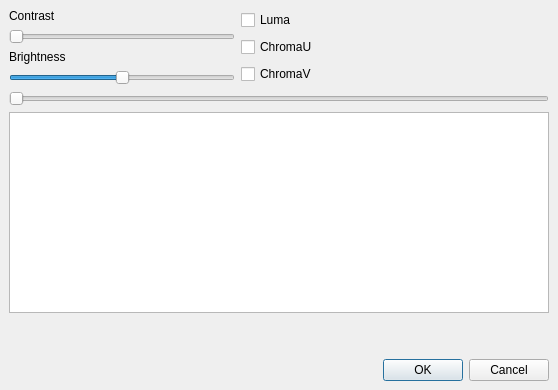
<?xml version="1.0" encoding="UTF-8"?>
<ui version="4.0">
 <class>contrastDialog</class>
 <widget class="QDialog" name="contrastDialog">
  <property name="geometry">
   <rect>
    <x>0</x>
    <y>0</y>
    <width>558</width>
    <height>390</height>
   </rect>
  </property>
  <property name="windowTitle">
   <string>Contrast</string>
  </property>
  <layout class="QGridLayout">
   <property name="leftMargin">
    <number>9</number>
   </property>
   <property name="topMargin">
    <number>9</number>
   </property>
   <property name="rightMargin">
    <number>9</number>
   </property>
   <property name="bottomMargin">
    <number>9</number>
   </property>
   <property name="spacing">
    <number>6</number>
   </property>
   <item row="4" column="2">
    <spacer>
     <property name="orientation">
      <enum>Qt::Vertical</enum>
     </property>
     <property name="sizeType">
      <enum>QSizePolicy::Ignored</enum>
     </property>
     <property name="sizeHint" stdset="0">
      <size>
       <width>20</width>
       <height>40</height>
      </size>
     </property>
    </spacer>
   </item>
   <item row="3" column="0" colspan="3">
    <widget class="QGraphicsView" name="graphicsView"/>
   </item>
   <item row="2" column="0" colspan="3">
    <widget class="QSlider" name="horizontalSlider">
     <property name="orientation">
      <enum>Qt::Horizontal</enum>
     </property>
    </widget>
   </item>
   <item row="5" column="0" colspan="3">
    <widget class="QDialogButtonBox" name="buttonBox">
     <property name="orientation">
      <enum>Qt::Horizontal</enum>
     </property>
     <property name="standardButtons">
      <set>QDialogButtonBox::Cancel|QDialogButtonBox::Ok</set>
     </property>
    </widget>
   </item>
   <item row="0" column="1">
    <layout class="QVBoxLayout">
     <property name="spacing">
      <number>6</number>
     </property>
     <property name="leftMargin">
      <number>0</number>
     </property>
     <property name="topMargin">
      <number>0</number>
     </property>
     <property name="rightMargin">
      <number>0</number>
     </property>
     <property name="bottomMargin">
      <number>0</number>
     </property>
     <item>
      <widget class="QCheckBox" name="checkBoxY">
       <property name="text">
        <string>Luma</string>
       </property>
      </widget>
     </item>
     <item>
      <widget class="QCheckBox" name="checkBoxU">
       <property name="text">
        <string>ChromaU</string>
       </property>
      </widget>
     </item>
     <item>
      <widget class="QCheckBox" name="checkBoxV">
       <property name="text">
        <string>ChromaV</string>
       </property>
      </widget>
     </item>
    </layout>
   </item>
   <item row="0" column="0">
    <layout class="QVBoxLayout">
     <property name="spacing">
      <number>6</number>
     </property>
     <property name="leftMargin">
      <number>0</number>
     </property>
     <property name="topMargin">
      <number>0</number>
     </property>
     <property name="rightMargin">
      <number>0</number>
     </property>
     <property name="bottomMargin">
      <number>0</number>
     </property>
     <item>
      <widget class="QLabel" name="label">
       <property name="text">
        <string>Contrast</string>
       </property>
      </widget>
     </item>
     <item>
      <widget class="QSlider" name="horizontalSliderContrast">
       <property name="minimum">
        <number>5</number>
       </property>
       <property name="maximum">
        <number>15</number>
       </property>
       <property name="orientation">
        <enum>Qt::Horizontal</enum>
       </property>
      </widget>
     </item>
     <item>
      <widget class="QLabel" name="label_2">
       <property name="text">
        <string>Brightness</string>
       </property>
      </widget>
     </item>
     <item>
      <widget class="QSlider" name="horizontalSliderBrightness">
       <property name="minimum">
        <number>-127</number>
       </property>
       <property name="maximum">
        <number>127</number>
       </property>
       <property name="orientation">
        <enum>Qt::Horizontal</enum>
       </property>
      </widget>
     </item>
    </layout>
   </item>
   <item row="0" column="2">
    <spacer>
     <property name="orientation">
      <enum>Qt::Horizontal</enum>
     </property>
     <property name="sizeHint" stdset="0">
      <size>
       <width>40</width>
       <height>20</height>
      </size>
     </property>
    </spacer>
   </item>
   <item row="1" column="0">
    <layout class="QHBoxLayout" name="toolboxLayout"/>
   </item>
  </layout>
 </widget>
 <resources/>
 <connections>
  <connection>
   <sender>buttonBox</sender>
   <signal>accepted()</signal>
   <receiver>contrastDialog</receiver>
   <slot>accept()</slot>
   <hints>
    <hint type="sourcelabel">
     <x>248</x>
     <y>254</y>
    </hint>
    <hint type="destinationlabel">
     <x>157</x>
     <y>274</y>
    </hint>
   </hints>
  </connection>
  <connection>
   <sender>buttonBox</sender>
   <signal>rejected()</signal>
   <receiver>contrastDialog</receiver>
   <slot>reject()</slot>
   <hints>
    <hint type="sourcelabel">
     <x>316</x>
     <y>260</y>
    </hint>
    <hint type="destinationlabel">
     <x>286</x>
     <y>274</y>
    </hint>
   </hints>
  </connection>
 </connections>
</ui>
